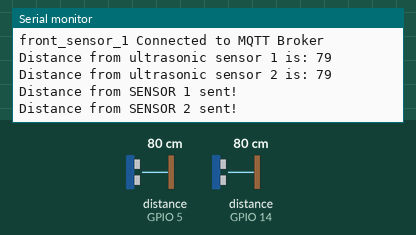
Recording of a sketch running on a simulated ESP8266 (NodeMCU). On the bench: the last lines printed to the serial monitor. Wiring (inferred from the names in the program): 2 × ultrasonic range finder: trigger GPIO 4, echo GPIO 5 / trigger GPIO 12, echo GPIO 14. Inputs (shaded band) come from the test bench; at power-on: distance to the obstacle (sensors on GPIO 5, GPIO 14) 80 cm. The echo pulse lasts 58.3 µs per cm; WiFi joins after 1.5 s; servers stay silent unless stated; no MQTT or app messages arrive unless stated.

Above: at 2.7 s.
2.8 s: distance to the obstacle (sensor on GPIO 5) set to 2 cm
At 7.4 s:
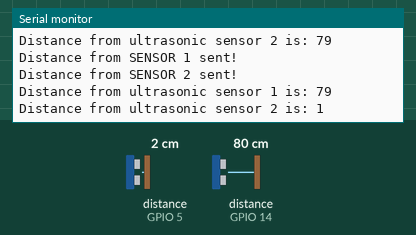
9.0 s: distance to the obstacle (sensor on GPIO 14) set to 2 cm
At 13.4 s:
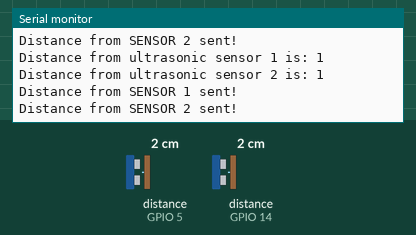
15.2 s: distance to the obstacle (sensor on GPIO 5) set to 4 cm
At 18.9 s:
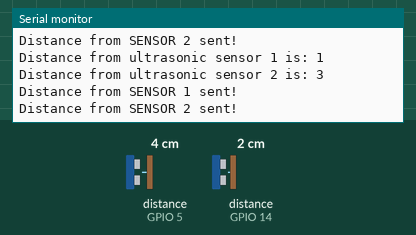
21.4 s: distance to the obstacle (sensor on GPIO 14) set to 4 cm
At 24.0 s:
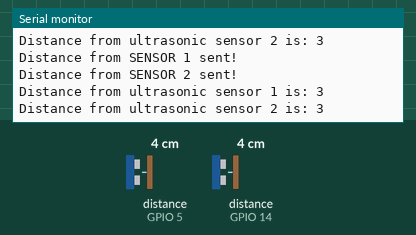
Timing chart, 0 to 25.5 s (numbered marks = the images above; inputs shaded):
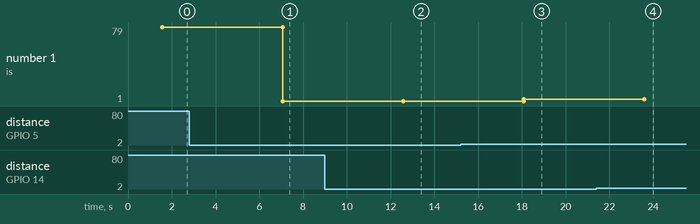

The sketch:

esp8266_new_ultrasonic_sensor.ino
```cpp
//Code for the ESP8266

#include <ESP8266WiFi.h>   // Enables the ESP8266 to connect to the local network (via WiFi)
#include <PubSubClient.h> //Connect and publish to the MQTT broker


//WiFi
const char* ssid = "IIIPX";  // my network's SSID
const char* wifi_password = "ME310Printer";   // the password of my network


//MQTT
const char* mqtt_server = "192.168.10.9";
const char* ultrasonic_sensor_1_topic = "ultrasonic_sensor/sensor_1";
const char* ultrasonic_sensor_2_topic = "ultrasonic_sensor/sensor_2";
const char* mqtt_username = "avatar";
const char* mqtt_password = "avatar";
const char* clientID = "front_sensor_1";


// Initialize the WiFi and MQTT Client objects
WiFiClient wifiClient;
// 1883 is the listener port for the broker
PubSubClient client(mqtt_server, 1883, wifiClient);


//custom function to connect to the MQTT broker via WiFi
void connect_MQTT(){
  Serial.println("Connecting to");
  Serial.println(ssid);

  // Connect to the WiFi
  WiFi.begin(ssid, wifi_password);

  // Wait until the connection has been confimed before continuing
  while (WiFi.status()!=WL_CONNECTED){
    delay(500);
    Serial.print(".");
  }

  // Debugging - Output the IP Address of the ESP8266
  Serial.println("WiFi connected");
  Serial.print("IP Address: ");
  Serial.println(WiFi.localIP());

  // Connect to MQTT Broker
  // client.connect returns a Boolean value to let us know if the connection was successful
  if (client.connect(clientID, mqtt_username, mqtt_password)){
    Serial.print(clientID);
    Serial.println(" Connected to MQTT Broker");
  }
  else{
    Serial.println("Connection to MQTT Broker failed...");
  }
}


// TO define the GPIOs for the ultrasonics sensor 1
#define triggerPin_sensor_1 12   // D6
#define echoPin_sensor_1 14      // D5
#define triggerPin_sensor_2 4   // D2
#define echoPin_sensor_2 5   // D1


//define sound velocity in cm/uS
#define SOUND_VELOCITY 0.034
#define CM_TO_INCH 0.393701


/* two variables to store duraion and distance value */
long duration_sensor_1;
int distance_sensor_1;
long duration_sensor_2;
int distance_sensor_2;


// TO setup all the sensors
void setup() {
  Serial.begin(115200); // Starts the serial communication
  Serial.println("In the void setup block");
  connect_MQTT();   // connect to the MQTT broker
  Serial.setTimeout(2000);

  pinMode(triggerPin_sensor_1, OUTPUT); // Sets the trigPin as an Output
  pinMode(echoPin_sensor_1, INPUT); // Sets the echoPin as an Input

  pinMode(triggerPin_sensor_2, OUTPUT); // Sets the trigPin as an Output
  pinMode(echoPin_sensor_2, INPUT); // Sets the echoPin as an Input

}


void loop() {

  // FOR ULTRASONIC SENSOR 1
  digitalWrite(triggerPin_sensor_1, LOW); //set trigger signal low for 2us
  delayMicroseconds(2);

  /*send 10 microsecond pulse to trigger pin of HC-SR04 */
  digitalWrite(triggerPin_sensor_1, HIGH);  // make trigger pin active high
  delayMicroseconds(10);            // wait for 10 microseconds
  digitalWrite(triggerPin_sensor_1, LOW);   // make trigger pin active low

  /*Measure the Echo output signal duration or pulss width */
  duration_sensor_1 = pulseIn(echoPin_sensor_1, HIGH); // save time duration value in "duration variable
  distance_sensor_1= duration_sensor_1*0.034/2; //Convert pulse duration into distance

  Serial.print("Distance from ultrasonic sensor 1 is: ");
  Serial.println(distance_sensor_1);


  // FOR ULTRASONIC SENSOR 2
  digitalWrite(triggerPin_sensor_2, LOW); //set trigger signal low for 2us
  delayMicroseconds(2);

  /*send 10 microsecond pulse to trigger pin of HC-SR04 */
  digitalWrite(triggerPin_sensor_2, HIGH);  // make trigger pin active high
  delayMicroseconds(10);            // wait for 10 microseconds
  digitalWrite(triggerPin_sensor_2, LOW);   // make trigger pin active low

  /*Measure the Echo output signal duration or pulss width */
  duration_sensor_2 = pulseIn(echoPin_sensor_2, HIGH); // save time duration value in "duration variable
  distance_sensor_2 = duration_sensor_2*0.034/2; //Convert pulse duration into distance

  Serial.print("Distance from ultrasonic sensor 2 is: ");
  Serial.println(distance_sensor_2);


//  // Prints the distance on the Serial Monitor
//  Serial.print("Distance (cm) from Sensor 1 and 2 are: ");
//  Serial.println(distance_sensor_1, distance_sensor_2);

  delay(500);


//  // MQTT can only transmit strings
//  String distanceCmS_1="Sensor_1: "+String((float)distanceCm_1)+"cm";
//  String distanceCmS_2="Sensor_2: "+String((float)distanceCm_2)+"cm";


  //Publish info from SENSOR 1 to the MQTT Broker
  if (client.publish(ultrasonic_sensor_1_topic, String(distance_sensor_1).c_str())){
    Serial.println("Distance from SENSOR 1 sent!");
  }

  //The client.publish will return a boolean value depedning on whether it succeded or not
  //If the message failed to send, we will try again, as the connection may have broken
  else{
    Serial.println("Failed to send the distance to the broker. Reconnecting to the MQTT broker and tryinng again!");
    client.connect(clientID, mqtt_username, mqtt_password);
    delay(10); // to make sure that the client.publish() does not clash with the client.connect() call
    client.publish(ultrasonic_sensor_1_topic, String(distance_sensor_1).c_str());
  }


  //Publish info from SENSOR 2 to the MQTT Broker
  if (client.publish(ultrasonic_sensor_2_topic, String(distance_sensor_2).c_str())){
    Serial.println("Distance from SENSOR 2 sent!");
  }

  //The client.publish will return a boolean value depedning on whether it succeded or not
  //If the message failed to send, we will try again, as the connection may have broken
  else{
    Serial.println("Failed to send the distance to the broker. Reconnecting to the MQTT broker and tryinng again!");
    client.connect(clientID, mqtt_username, mqtt_password);
    delay(10); // to make sure that the client.publish() does not clash with the client.connect() call
    client.publish(ultrasonic_sensor_2_topic, String(distance_sensor_2).c_str());
  }


//  client.disconnect(); // disocnnect from the MQTT broker
  delay(5000);

}
```

Measured:
- after the input at 2.8 s, the serial monitor: prints a new line after 4.3 s (image 1)
- after the input at 9.0 s, the serial monitor: prints a new line after 3.6 s (image 2)
- after the input at 15.2 s, the serial monitor: prints a new line after 2.9 s (image 3)
- after the input at 21.4 s, the serial monitor: prints a new line after 2.2 s (image 4)
- plotted number 1: 1 → 3 after the input at 15.2 s
